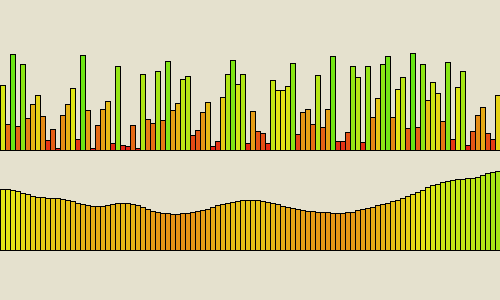
Frame 1 (no input)
Frame 60 (the mouse pressed at the canvas centre just before this capture): identical to frame 1, image omitted
Frame 120 (the mouse held since frame 60 and released just before this capture): identical to frame 1, image omitted

The Processing sketch that drew this single still picture (run headless with seeded random() and noise(); from frame 60 on, the mouse is pressed at the canvas centre):

// Processing sketch: processing_66297
// ── processing_66297.pde

float[] randos;
float[] noisos;
float xinc;
void setup() {
  size(500, 300);
  smooth();
  colorMode(HSB, 360, 100, 100);
  randos = new float[100];
  noisos = new float[100];

  for (int i=0; i<randos.length; i++) {
    randos[i] = random(100);
  }
  for (int i=0; i<noisos.length; i++) {
    noisos[i] = noise(i/50.0)*100.0;
  } 
  xinc = width / 100.0;
}

void draw() {
  background(50, 10, 90);
  for (int i=0; i<randos.length; i++) {
    fill(randos[i], 90, 90);
    rect(i*xinc, height/2, xinc, -randos[i]);
    fill(noisos[i], 90,90);
    rect(i*xinc, height-50, xinc, -noisos[i]);
  }
}
